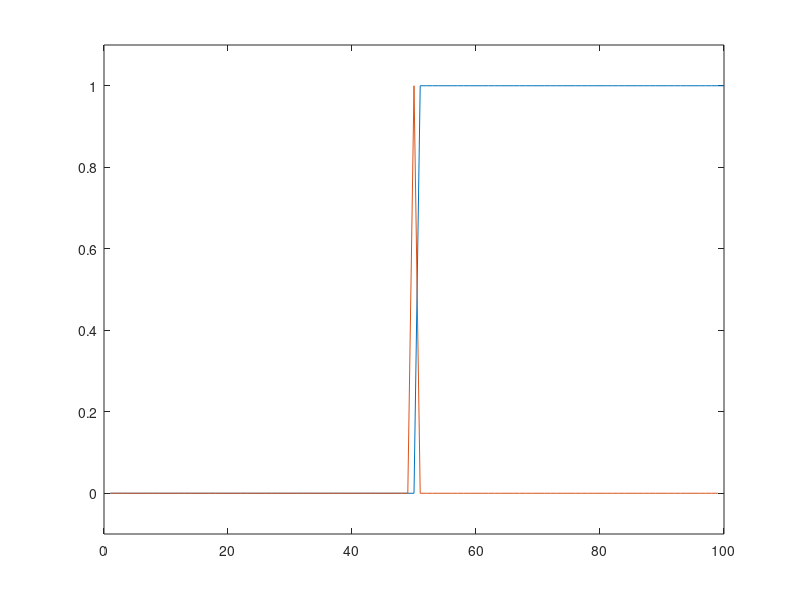

MATLAB code for this plot:
clc;
clear;

unit_step_function = [zeros(1,50), ones(1,50)];
delta_function = [zeros(1,49), 1, zeros(1,49)];

plot(unit_step_function); hold on;
plot(delta_function); hold on;
axis([0 100 -0.1 1.1]);